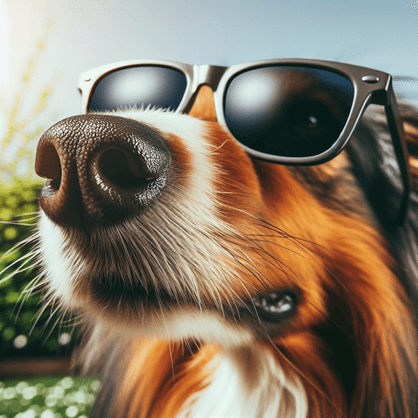
#> input picture NumPy Day 3/dog.png, 418 x 418 px
$ jupyter execute NumPy_day_3.ipynb
#> lines starting #> are read from the running program, lines starting #| are printed output that depends on the picture
# **NumPy Array Manipulation**

[cell 1]
import numpy as np

**Transposing Arrays**

[cell 2]
b = np.array([[1, 2, 3],
              [4, 5, 6]])

print("Original array b:")
print(b)
print("Shape:", b.shape)

[cell 3]
i = np.transpose(b)
print("\nTranspose using np.transpose():")
print(i)

[cell 4]
print("\nTranspose using .T:")
print(b.T)

# **Changing Array Shape**

**Flatten the array**

[cell 5]
b = np.array([[1, 2, 3],
              [4, 5, 6]])
flat = b.ravel() # flattens data
print("Flattened array:")
print(flat)
print("Shape:", flat.shape)

flatten() → copy<br>
ravel() → view

[cell 6]
a = np.arange(6)                  # [0, 1, 2, 3, 4, 5]
b = a.reshape((2,3))              # view (if possible)
print("b:\n", b)
print("b.flatten():", b.flatten())# flatten creates a new copy in the memory
print("b.ravel():", b.ravel())    # ravel returns a view, not a copy

**View vs Copy**

[cell 7]
a = np.arange(6)
print(a)
v = a.view()      # shallow view (shares memory)
c = a.copy()      # deep copy (independent)

v[0] = 999
print("original after changing view:", a[0])  # changed because view shares memory

c[1] = -1
print("original after changing copy:", a[1])  # unchanged

**Reshape the array**

[cell 8]
a = np.array([[1, 2, 3],
              [4, 5, 6]])
g = a.reshape(3, 2)
print("\nReshaped array:")
print(g)
print("Shape:", g.shape)

# **Adding / Removing Elements**

**Resizing the array: repeats data if needed**

[cell 9]
a = np.array([[1, 2, 3],
              [4, 5, 6]])
resized = np.resize(a, (2, 6))
print("Resized array (2×6):")
print(resized)

**Append elements**

[cell 10]
a = np.array([[1, 2, 3],
              [4, 5, 6]])
appended = np.append(a, [9,8,7])
print("\nAppended array:")
print(appended)

**Insert Item**

[cell 11]
a = np.array([[1, 2, 3],
              [4, 5, 6]])
inserted = np.insert(a, 1, 99)
print("\nAfter inserting 99 at index 1:")
print(inserted)

**Delete Item**

[cell 12]
a = np.array([[1, 2, 3],
              [4, 5, 6]])
deleted = np.delete(a, [1])
print("\nAfter deleting index 1:")
print(deleted)

# **Combining Arrays:**

[cell 13]
a = np.array([1, 2, 3])
b = np.array([10, 15, 20])

[cell 14]
# Concatination
concat = np.concatenate((a, b), axis=0)
print("Concatenated array:")
print(concat)

[cell 15]
# Vertical Stack
vstacked = np.vstack((a, b))
print("\nVertical stack:")
print(vstacked)

[cell 16]
e = np.array([[7],
              [7]])

f = np.array([[1],
              [0]])

hstacked = np.hstack((e, f))
print("\nHorizontal stack:")
print(hstacked)

**Splitting Arrays**

[cell 17]
x = np.array([1, 2, 3, 4])

# horizontal split
hs = np.hsplit(x, 2)
print("Horizontal split:")
print(hs)

# vertical split
y = np.array([[1, 2, 3],
              [4, 5, 6]])

vs = np.vsplit(y, 2)
print("\nVertical split:")
print(vs)

# **Linear Algebra with NumPy**

[cell 18]
#Simple Linear Algebra
A = np.array([[3,1],[1,2]], dtype=float)
b = np.array([9,8], dtype=float)

# matrix multiply
x = np.linalg.solve(A, b)   # solves Ax = b -> x = ?
print("solution x:", x)

# inverse & determinant
invA = np.linalg.inv(A)
detA = np.linalg.det(A)
print("invA:\n", invA)
print("det(A):", detA)

# eigen decomposition
vals, vecs = np.linalg.eig(A)
print("eigenvalues:", vals)

# **Handling Conditional Transformation:**

[cell 19]
#Masked array concept
a = np.array([-2, -1, 0, 1, 2])

# replace negatives with 0
b = np.where(a < 0, 0, a*10)
print("replace negatives:", b)

# boolean checks
print("any negative?", np.any(a < 0))
print("all non-negative?", np.all(a >= 0))

# masked array (NumPy masked)
import numpy.ma as ma
masked = ma.masked_where(a < 0, a)   # mask negatives
print("masked:", masked)

# **Images as an array**

[cell 20]
import matplotlib.pyplot as plt
import matplotlib.image as mpimg


img = mpimg.imread('dog.png') # Reads the file into a NumPy array.
#> img is the input picture: shape (418, 418, 4) float32; mean R, G, B, A 0.532, 0.481, 0.406, 1
# print(img)

print(img.shape) # return height, width, channels(3 or 4(RGBA))
#| (418, 418, 4)
height = img.shape[0]
#> height = 418
width = img.shape[1]
#> width = 418

# invert colors using NumPy
img_inv = 1-img[:,:,:3]  # ignore alpha channel in png
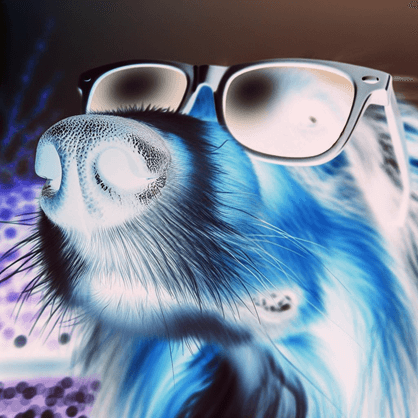
#> img_inv: shape (418, 418, 3) float32; mean R, G, B 0.468, 0.519, 0.594
img_rot = np.rot90(img)
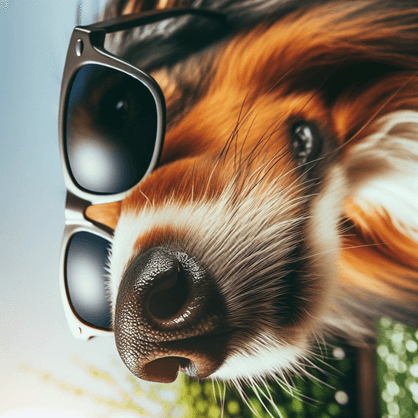
#> img_rot: shape (418, 418, 4) float32; mean R, G, B, A 0.532, 0.481, 0.406, 1

# show (in a notebook)
plt.subplot(1,3,1); plt.title("orig"); plt.imshow(img); plt.axis('off')
plt.subplot(1,3,2); plt.title("inverted"); plt.imshow(img_inv); plt.axis('off')
plt.subplot(1,3,3); plt.title("rotated 90"); plt.imshow(img_rot); plt.axis('off')
plt.show()
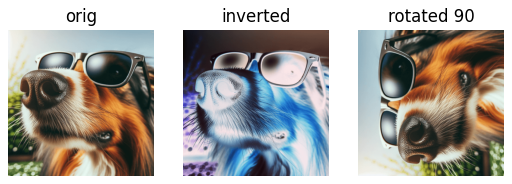
#> figure drawn by matplotlib, 3 panels
